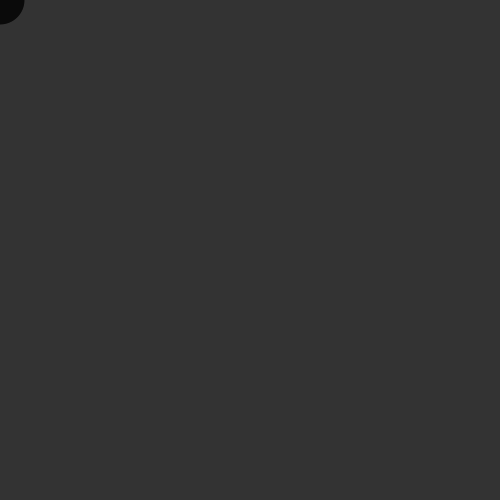
Frame 1 (no input)
Frame 60 (the mouse pressed at the canvas centre just before this capture): identical to frame 1, image omitted
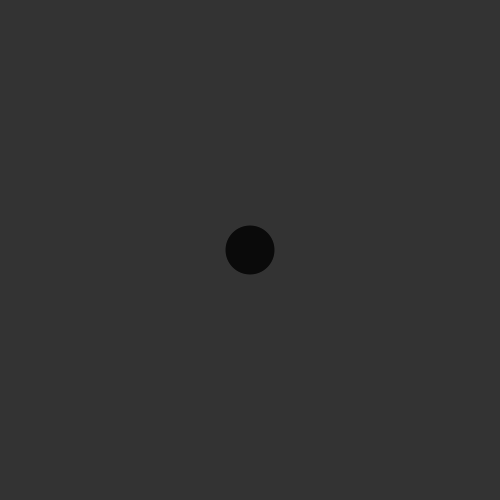
Frame 120 (the mouse held since frame 60 and released just before this capture)

The Processing sketch that drew these frames (run headless with seeded random() and noise(); from frame 60 on, the mouse is pressed at the canvas centre):

// Processing sketch: Snake
// ── Snake.pde

int [] xpos = new int[50];
int [] ypos = new int[50];

void setup(){
 size(500,500);
 background(51);
 
 //배열 초기화
 for(int i=0; i<xpos.length; i++){
  xpos[i] = 0;
  ypos[i] = 0;
 }
 
}

void draw(){
  
 background(51);
  
  //배열의 변수 전환하기
  for(int i=0; i<xpos.length-1; i++){
  xpos[i] = xpos[i+1];
  ypos[i] = ypos[i+1];
  }
  
  //새로운 장소 (배열의 마지막 장소를 마우스의 좌표로 업데이트)
  xpos[xpos.length-1] = mouseX;
  ypos[ypos.length-1] = mouseY;
 
 // 모든 변수를 사용해 그림 그리기
 for(int i=0; i<xpos.length; i++){
  noStroke();
  fill(255-i*5);
   ellipse(xpos[i], ypos[i], i,i);
  
 }
  
  
  
}
